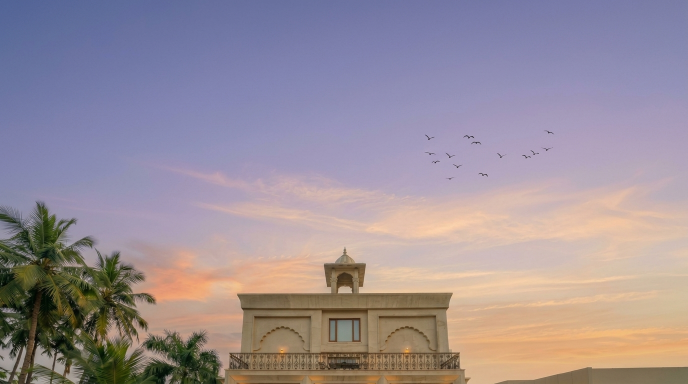
#> input picture img/main1.jpg, 1376 x 768 px, found by its file name (shown at 1/2 size); the run also reads 1 picture not shown here
$ python render_real_drone.py
#> lines starting #> are read from the running program, lines starting #| are printed output that depends on the picture
import cv2
import numpy as np
import math
import os

print("--- Starting True 3D Continuous FPV Drone Flight Render ---")

WIDTH = 1920
HEIGHT = 1080
FPS = 30
TOTAL_FRAMES = 600 # 20.0 seconds of smooth flight

# 1. Load Assets
img_main1 = cv2.imread('img/main1.jpg')
#> img_main1 is the input picture: shape (768, 1376, 3); mean B, G, R 151.8, 142.6, 154.6
img_main2 = cv2.imread('img/main2.jpg')
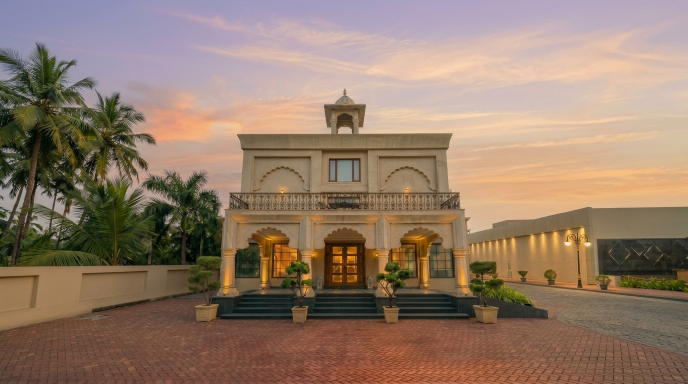
#> input picture img/main2.jpg, 1376 x 768 px, found by its file name (shown at 1/2 size)
#> img_main2 is the input picture: shape (768, 1376, 3); mean B, G, R 104.9, 122.8, 146.5
img_door_l = cv2.imread('img/door_left.png')
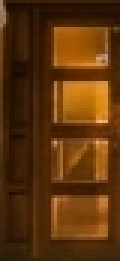
#> input picture img/door_left.png, 40 x 87 px, found by its file name (shown 3 times larger)
#> img_door_l is the input picture: shape (87, 40, 3); mean B, G, R 11.9, 51.3, 92.8
img_door_r = cv2.imread('img/door_right.png')
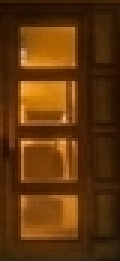
#> input picture img/door_right.png, 40 x 87 px, found by its file name (shown 3 times larger)
#> img_door_r is the input picture: shape (87, 40, 3); mean B, G, R 11.9, 53, 96.2
img_curt_l = cv2.imread('img/curtain_left.png', cv2.IMREAD_UNCHANGED)
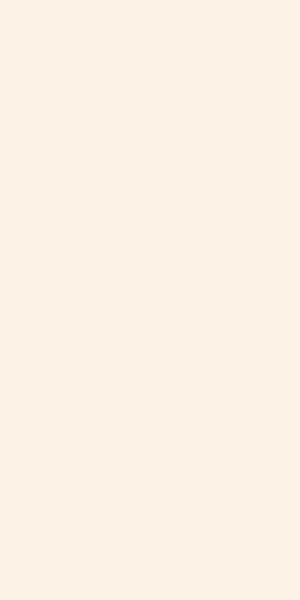
#> input picture img/curtain_left.png, 300 x 600 px, found by its file name
#> img_curt_l is the input picture: shape (600, 300, 4); mean B, G, R, A 230, 242, 252, 102.8
img_curt_r = cv2.imread('img/curtain_right.png', cv2.IMREAD_UNCHANGED)
img_banq1 = cv2.imread('img/banq1.jpg')
img_banq2 = cv2.imread('img/banq2.jpg')
img_banq3 = cv2.imread('img/banq3.jpg')
img_banq4 = cv2.imread('img/banq4.jpg')

# 2. Build Seamless Facade Master (1376x1080)
# Shift between main1 and main2 is exactly 312px
w_facade = img_main2.shape[1] # 1376
#> w_facade = 1376
pano_facade = np.zeros((1080, w_facade, 3), dtype=np.uint8)
pano_facade[0:768, :] = img_main1

overlap_h = 768 - 312 # 456px
alpha_ramp = np.linspace(0, 1, overlap_h)[:, None, None].astype(np.float32)
blend = (img_main1[312:768, :].astype(np.float32) * (1.0 - alpha_ramp) + img_main2[0:overlap_h, :].astype(np.float32) * alpha_ramp).astype(np.uint8)
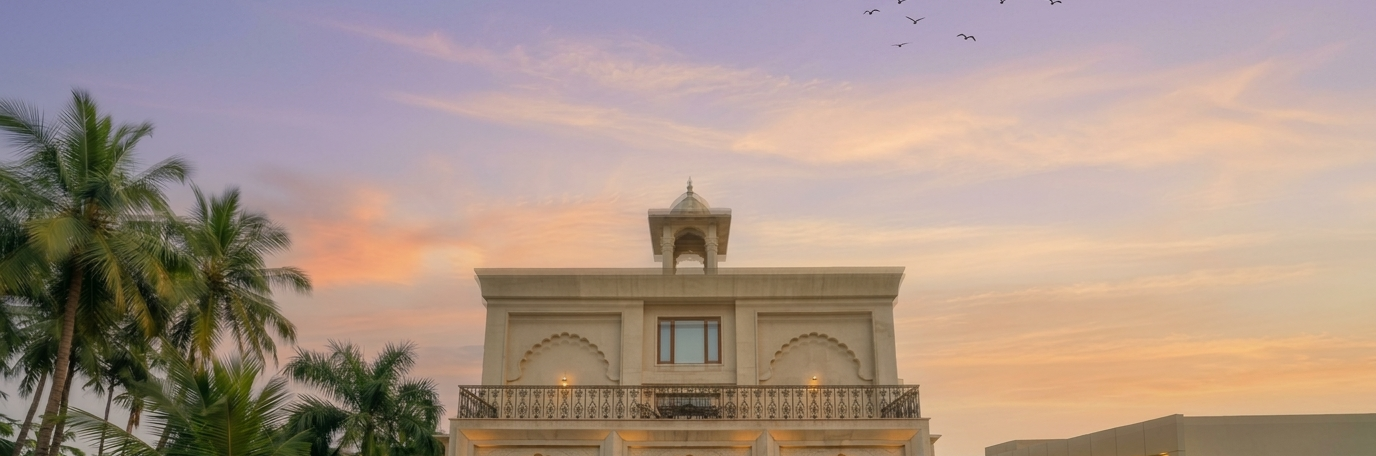
#> blend: shape (456, 1376, 3); mean B, G, R 136, 148.5, 169.3
pano_facade[312:768, :] = blend
pano_facade[768:1080, :] = img_main2[overlap_h:768, :]
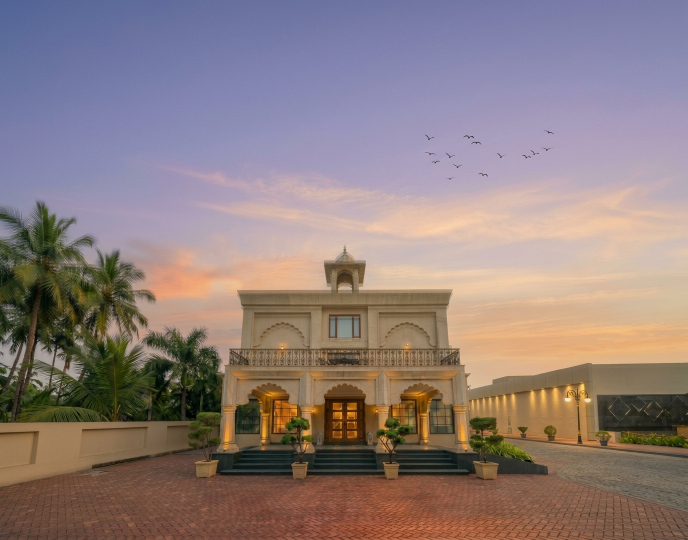
#> pano_facade: shape (1080, 1376, 3) (shown at 1/2 size); mean B, G, R 124.4, 125.2, 141.8

# Door coordinates in pano_facade:
# main2 y: 494 to 580 -> pano y: 494 + 312 = 806 to 892. x: 648 to 728.
door_y1, door_y2 = 806, 892
door_x1, door_x2 = 648, 728

# Window coordinates in pano_facade:
# main2 y: 480 to 580 -> pano y: 480 + 312 = 792 to 892. x: 770 to 840.
win_y1, win_y2 = 792, 892
win_x1, win_x2 = 770, 840

print("Master facade assembled. Dimensions:", pano_facade.shape)
#| Master facade assembled. Dimensions: (1080, 1376, 3)

def smoothstep(t):
    t = max(0.0, min(1.0, t))
    return t * t * (3 - 2 * t)

def ease_in_out(t):
    t = max(0.0, min(1.0, t))
    return 2 * t * t if t < 0.5 else -1 + (4 - 2 * t) * t

def render_facade_doors(pano, door_angle, curtain_part, curtain_opacity):
    res = pano.copy()

    # 1. 3D Doors
    if door_angle > 1.0:
        # Interior portal warm glow
        cv2.rectangle(res, (door_x1, door_y1), (door_x2, door_y2), (70, 160, 245), -1)
        roi = res[door_y1:door_y2, door_x1:door_x2].astype(np.float32)
        roi = roi * 0.35 + np.array([45, 185, 255]) * 0.65
        res[door_y1:door_y2, door_x1:door_x2] = np.clip(roi, 0, 255).astype(np.uint8)

        # Left door swing
        rad = math.radians(min(82, door_angle))
        wf = max(0.08, math.cos(rad))
        dh, dw = img_door_l.shape[:2]
        nw = max(3, int(dw * wf))
        wl = cv2.resize(img_door_l, (nw, dh))
        res[door_y1:door_y2, door_x1:door_x1+nw] = wl

        # Right door swing
        wr = cv2.resize(img_door_r, (nw, dh))
        res[door_y1:door_y2, door_x2-nw:door_x2] = wr

    # 2. Window Curtains
    if curtain_opacity > 0.02:
        ww = win_x2 - win_x1
        wh = win_y2 - win_y1
        cw = int(ww * 0.65)
        cl_res = cv2.resize(img_curt_l, (cw, wh))
        cr_res = cv2.resize(img_curt_r, (cw, wh))
        part_px = int(curtain_part * ww * 0.55)

        # Left drape
        lx1 = max(win_x1, win_x1 - part_px)
        lx2 = min(win_x2, win_x1 - part_px + cw)
        if lx2 > lx1:
            w_act = lx2 - lx1
            roi = res[win_y1:win_y2, lx1:lx2].astype(np.float32)
            c_rgb = cl_res[:, :w_act, :3].astype(np.float32)
            c_a = (cl_res[:, :w_act, 3].astype(np.float32) / 255.0) * curtain_opacity
            c_a = np.expand_dims(c_a, axis=2)
            res[win_y1:win_y2, lx1:lx2] = np.clip(roi * (1.0 - c_a) + c_rgb * c_a, 0, 255).astype(np.uint8)

        # Right drape
        rx1 = max(win_x1, win_x2 + part_px - cw)
        rx2 = min(win_x2, win_x2 + part_px)
        if rx2 > rx1:
            w_act = rx2 - rx1
            roi = res[win_y1:win_y2, rx1:rx2].astype(np.float32)
            c_rgb = cr_res[:, -w_act:, :3].astype(np.float32)
            c_a = (cr_res[:, -w_act:, 3].astype(np.float32) / 255.0) * curtain_opacity
            c_a = np.expand_dims(c_a, axis=2)
            res[win_y1:win_y2, rx1:rx2] = np.clip(roi * (1.0 - c_a) + c_rgb * c_a, 0, 255).astype(np.uint8)

    return res

def sample_camera(img, cx, cy, scale, roll_deg=0.0):
    ih, iw = img.shape[:2]
    # Center in source image coordinates
    src_cx = iw * cx
    src_cy = ih * cy

    # Target size in source pixels
    view_w = WIDTH / scale
    view_h = HEIGHT / scale

    # 2D affine rotation & scaling matrix
    M = cv2.getRotationMatrix2D((src_cx, src_cy), roll_deg, scale)
    M[0, 2] += (WIDTH / 2.0) - src_cx * scale
    M[1, 2] += (HEIGHT / 2.0) - src_cy * scale

#> (the run stopped early here; a loop or call above may not have finished)
